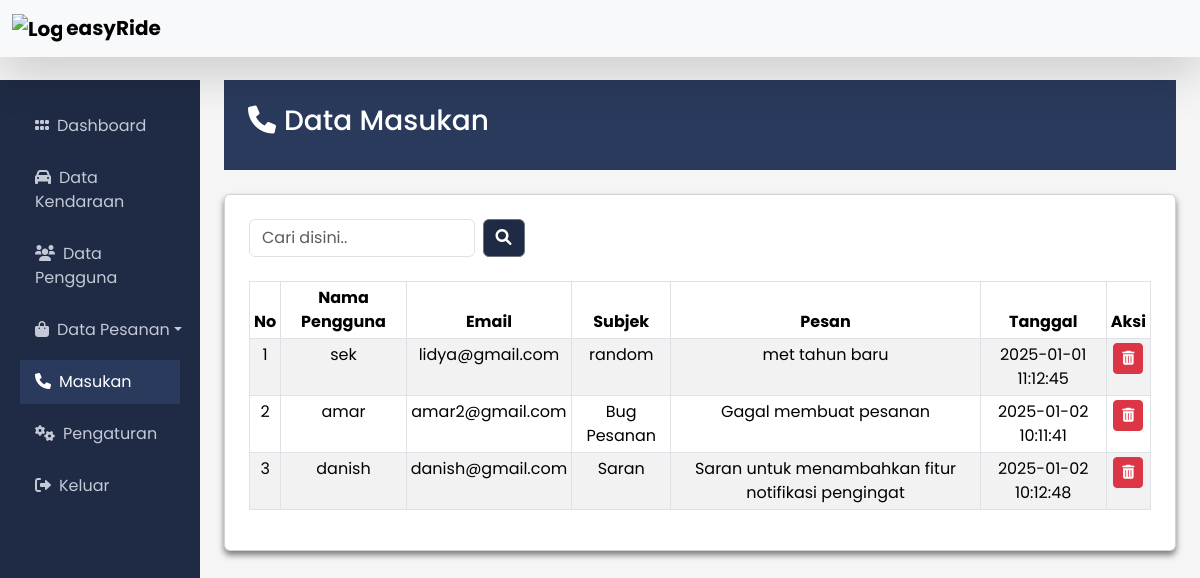
The page /dashboard/masukan.php (signed in) on the database its author committed.
### tables this page shows
CREATE TABLE `masukan` (
  `user_name` varchar(15) NOT NULL,
  `email` varchar(30) NOT NULL,
  `subjek` varchar(100) NOT NULL,
  `pesan` varchar(255) NOT NULL,
  `tanggal` timestamp NOT NULL DEFAULT current_timestamp() ON UPDATE current_timestamp()
);

### dashboard/masukan.php (the view, shortened to what this page needs)
<!DOCTYPE html>
<html lang="en">
<head>
    <link rel="stylesheet" href="../bootstrap/css/bootstrap.min.css">
    <link rel="stylesheet" href="https://cdnjs.cloudflare.com/ajax/libs/font-awesome/6.0.0/css/all.min.css" />
</head>
<body>
    <div class="container-fluid">
        <nav class="navbar navbar-expand-lg fixed-top mb-5 bg-body-tertiary shadow-lg">
            <div class="container-fluid fw-bold">
            <a class="navbar-brand" href="#">
                <img src="../asset/easyride.png" alt="Logo" width="50" class="d-inline-block align-text-center" />
                easyRide
            </a>
            </div>
        </nav>
        <div class="row">
            <nav class="col-md-2 d-none d-md-block sidebar">
                <div class="d-flex flex-column pt-4 px-2">
                    <ul class="navbar-nav">
                    <li class="nav-item mb-2"><a href="index.php"><i class="fa-solid fa-grip me-2"></i>Dashboard</a>
                    <li class="nav-item mb-2"><a href="data_kendaraan.php"><i class="fa-solid fa-car me-2"></i>Data Kendaraan</a></li>
                    <li class="nav-item mb-2"><a href="data_pengguna.php"><i class="fa-solid fa-users me-2"></i>Data Pengguna</a></li>
                    <li class="nav-item mb-2"><a href="" class="dropdown dropdown-toggle"data-bs-toggle="collapse" data-bs-target="#pesanan" aria-expanded="false" aria-controls="pesanan">
                        <i class="fa-solid fa-bag-shopping me-2"></i>Data Pesanan</a></li>
                    <li class="nav-item mb-2"><a href="masukan.php"class="active text-white"><i class="fa-solid fa-phone me-2"></i>Masukan</a></li>
                    <li class="nav-item mb-2"><a href="pengaturan.php"><i class="fa-solid fa-gears me-2"></i>Pengaturan</a></li>
                    <li class="nav-item mb-2"><a href="../logout.php"><i class="fa-solid fa-right-from-bracket me-2"></i>Keluar</a></li></li>
                    </ul>
                </div>
            </nav>
        <main class="col-md-10 ms-sm-auto px-md-4">
            <div class="header mb-4 p-4">
                <h3><i class="fa-solid fa-phone me-2"></i>Data Masukan</h3>
            </div>
            <div class="col-md-12">
                <div class="card p-4">
                    <form class="d-flex mb-4" role="search">
                        <input class="form-control w-25 me-2 " type="search" placeholder="Cari disini.." aria-label="Search">
                        <button class="btn btn-secondary" style="background-color: #1f2a44;" type="submit"><i class="fa-solid fa-magnifying-glass"></i></button>
                    </form>
                    <div class="table-responsive">
                        <table class="table table-striped table-hover table-bordered table-sm text-center">
                        <thead class="thead-dark">
                            <tr>
                                <th scope="col">No</th>
                                <th scope="col">Nama Pengguna</th>
                                <th scope="col">Email</th>
                                <th scope="col">Subjek</th>
                                <th scope="col">Pesan</th>
                                <th scope="col">Tanggal</th>
                                <th scope="col">Aksi</th>
                            </tr>
                        </thead>
                        <tbody>
                        <?php
                            require '../function.php';
                            $query = mysqli_query($koneksi, "SELECT * FROM masukan");
                        ?>
                        <tr>
                            <?php
                            if (mysqli_num_rows($query) > 0) {
                                $no = 1;
                                while ($data = mysqli_fetch_assoc($query)) {
                            ?>
                            <td><?= $no++ ?></td>
                            <td><?= $data['user_name'];; ?></td>
                            <td><?= $data['email']; ?></td>
                            <td><?= $data['subjek']; ?></td>
                            <td><?= $data['pesan']; ?></td>
                            <td><?= $data['tanggal']; ?></td>
                            <td>
                                <a href="hapus_masukan.php?userName=<?= $data['user_name']; ?>" class="btn btn-danger btn-sm"
                                    onclick="return confirm('Yakin ingin menghapus data ini?')">
                                    <i class="fas fa-trash-alt"></i>
                                </a>
                            </td>
                        </tr>
                        <?php
                            }
                        } else { ?>
                            <tr><td colspan="11">Tidak Ada data</td></tr>
                        <?php }?>
                        </tbody>
                        </table>
                    </div>
                </div>
            </div>
        </main>
        </div>
    </div>
</body>
</html>

### dashboard/masukan.php (style rules this page uses)
body { background-color: #f5f5f5; padding-top: 80px; font-family: "Poppins", sans-serif; }
.sidebar { background-color: #1f2a44; height: 100vh; color: #fff; }
.sidebar a { color: #c4c9d7; text-decoration: none; padding: 10px 15px; display: block; }
.sidebar .active { background-color: #2a3a5c; }
.header { background-color: #2a3a5c; color: #fff; padding: 15px; }
.card { box-shadow: 0px 4px 6px rgba(0, 0, 0, 0.5); }

### rows shown on the page
masukan: user_name "sek", email "lidya@gmail.com", subjek "random", pesan "met tahun baru", tanggal "2025-01-01 11:12:45"
masukan: user_name "amar", email "amar2@gmail.com", subjek "Bug Pesanan", pesan "Gagal membuat pesanan", tanggal "2025-01-02 10:11:41"
masukan: user_name "danish", email "danish@gmail.com", subjek "Saran", pesan "Saran untuk menambahkan fitur notifikasi pengingat", tanggal "2025-01-02 10:12:48"
